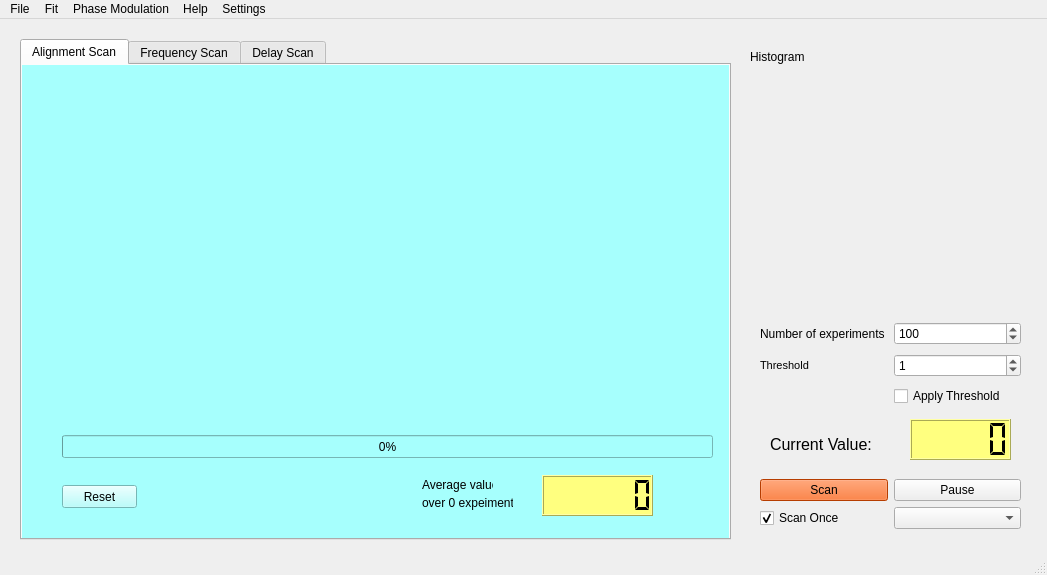
<?xml version="1.0" encoding="UTF-8"?>
<ui version="4.0">
 <class>MainWindow</class>
 <widget class="QMainWindow" name="MainWindow">
  <property name="geometry">
   <rect>
    <x>0</x>
    <y>0</y>
    <width>1047</width>
    <height>575</height>
   </rect>
  </property>
  <property name="windowTitle">
   <string>MainWindow</string>
  </property>
  <widget class="QWidget" name="centralwidget">
   <widget class="QTabWidget" name="tabWidget">
    <property name="geometry">
     <rect>
      <x>20</x>
      <y>20</y>
      <width>711</width>
      <height>501</height>
     </rect>
    </property>
    <property name="styleSheet">
     <string notr="true"/>
    </property>
    <property name="currentIndex">
     <number>0</number>
    </property>
    <widget class="QWidget" name="scanTab">
     <property name="styleSheet">
      <string notr="true">background-color: rgb(166, 255, 253);</string>
     </property>
     <attribute name="title">
      <string>Alignment Scan</string>
     </attribute>
     <widget class="QProgressBar" name="progressBar">
      <property name="geometry">
       <rect>
        <x>40</x>
        <y>370</y>
        <width>651</width>
        <height>23</height>
       </rect>
      </property>
      <property name="maximum">
       <number>5</number>
      </property>
      <property name="value">
       <number>0</number>
      </property>
     </widget>
     <widget class="QwtPlot" name="simple_scan_qwt_plot">
      <property name="geometry">
       <rect>
        <x>30</x>
        <y>30</y>
        <width>651</width>
        <height>321</height>
       </rect>
      </property>
     </widget>
     <widget class="QPushButton" name="reset_scan_Button">
      <property name="geometry">
       <rect>
        <x>40</x>
        <y>420</y>
        <width>75</width>
        <height>23</height>
       </rect>
      </property>
      <property name="text">
       <string>Reset</string>
      </property>
     </widget>
     <widget class="QLCDNumber" name="averageNumber">
      <property name="geometry">
       <rect>
        <x>520</x>
        <y>410</y>
        <width>111</width>
        <height>41</height>
       </rect>
      </property>
      <property name="font">
       <font>
        <pointsize>12</pointsize>
       </font>
      </property>
      <property name="styleSheet">
       <string notr="true">background-color: rgb(255, 255, 127);</string>
      </property>
      <property name="smallDecimalPoint">
       <bool>false</bool>
      </property>
      <property name="numDigits">
       <number>6</number>
      </property>
      <property name="segmentStyle">
       <enum>QLCDNumber::Flat</enum>
      </property>
      <property name="value" stdset="0">
       <double>0.000000000000000</double>
      </property>
     </widget>
     <widget class="QLabel" name="label_19">
      <property name="geometry">
       <rect>
        <x>400</x>
        <y>410</y>
        <width>71</width>
        <height>20</height>
       </rect>
      </property>
      <property name="text">
       <string>Average value</string>
      </property>
     </widget>
     <widget class="QLabel" name="scan_num_exp_label">
      <property name="geometry">
       <rect>
        <x>400</x>
        <y>430</y>
        <width>91</width>
        <height>16</height>
       </rect>
      </property>
      <property name="text">
       <string>over 0 expeiments </string>
      </property>
     </widget>
    </widget>
    <widget class="QWidget" name="freqScan">
     <property name="styleSheet">
      <string notr="true">background-color: rgb(185, 255, 164);</string>
     </property>
     <attribute name="title">
      <string>Frequency Scan</string>
     </attribute>
     <widget class="QwtPlot" name="freq_scan_qwt_plot">
      <property name="geometry">
       <rect>
        <x>30</x>
        <y>20</y>
        <width>661</width>
        <height>321</height>
       </rect>
      </property>
     </widget>
     <widget class="QLabel" name="freq_description">
      <property name="geometry">
       <rect>
        <x>150</x>
        <y>420</y>
        <width>431</width>
        <height>21</height>
       </rect>
      </property>
      <property name="text">
       <string>Unknown</string>
      </property>
     </widget>
     <widget class="QDoubleSpinBox" name="freq_stop">
      <property name="geometry">
       <rect>
        <x>410</x>
        <y>390</y>
        <width>111</width>
        <height>20</height>
       </rect>
      </property>
      <property name="decimals">
       <number>6</number>
      </property>
      <property name="minimum">
       <double>0.100000000000000</double>
      </property>
      <property name="maximum">
       <double>9999999.990000000223517</double>
      </property>
      <property name="value">
       <double>1.010000000000000</double>
      </property>
     </widget>
     <widget class="QDoubleSpinBox" name="freq_step">
      <property name="geometry">
       <rect>
        <x>520</x>
        <y>390</y>
        <width>71</width>
        <height>20</height>
       </rect>
      </property>
      <property name="decimals">
       <number>6</number>
      </property>
      <property name="minimum">
       <double>0.000001000000000</double>
      </property>
      <property name="maximum">
       <double>999999.998999999952503</double>
      </property>
      <property name="singleStep">
       <double>1.000000000000000</double>
      </property>
     </widget>
     <widget class="QDoubleSpinBox" name="freq_start">
      <property name="geometry">
       <rect>
        <x>298</x>
        <y>390</y>
        <width>111</width>
        <height>20</height>
       </rect>
      </property>
      <property name="decimals">
       <number>6</number>
      </property>
      <property name="minimum">
       <double>0.100000000000000</double>
      </property>
      <property name="maximum">
       <double>999999.989999999990687</double>
      </property>
     </widget>
     <widget class="QLabel" name="label_13">
      <property name="geometry">
       <rect>
        <x>298</x>
        <y>356</y>
        <width>27</width>
        <height>16</height>
       </rect>
      </property>
      <property name="text">
       <string>Start </string>
      </property>
     </widget>
     <widget class="QLabel" name="label_14">
      <property name="geometry">
       <rect>
        <x>410</x>
        <y>356</y>
        <width>25</width>
        <height>16</height>
       </rect>
      </property>
      <property name="text">
       <string>Stop </string>
      </property>
     </widget>
     <widget class="QLabel" name="label_15">
      <property name="geometry">
       <rect>
        <x>520</x>
        <y>356</y>
        <width>22</width>
        <height>16</height>
       </rect>
      </property>
      <property name="text">
       <string>Step</string>
      </property>
     </widget>
     <widget class="QLabel" name="freq_current">
      <property name="geometry">
       <rect>
        <x>610</x>
        <y>440</y>
        <width>81</width>
        <height>20</height>
       </rect>
      </property>
      <property name="contextMenuPolicy">
       <enum>Qt::DefaultContextMenu</enum>
      </property>
      <property name="text">
       <string>0.10</string>
      </property>
     </widget>
     <widget class="QComboBox" name="freq_device">
      <property name="geometry">
       <rect>
        <x>10</x>
        <y>390</y>
        <width>111</width>
        <height>20</height>
       </rect>
      </property>
     </widget>
     <widget class="QLabel" name="label_12">
      <property name="geometry">
       <rect>
        <x>610</x>
        <y>360</y>
        <width>38</width>
        <height>16</height>
       </rect>
      </property>
      <property name="text">
       <string>Default </string>
      </property>
     </widget>
     <widget class="QDoubleSpinBox" name="freq_default">
      <property name="geometry">
       <rect>
        <x>604</x>
        <y>390</y>
        <width>101</width>
        <height>20</height>
       </rect>
      </property>
      <property name="decimals">
       <number>6</number>
      </property>
      <property name="minimum">
       <double>0.020000000000000</double>
      </property>
      <property name="maximum">
       <double>999999.989999999990687</double>
      </property>
      <property name="singleStep">
       <double>1.000000000000000</double>
      </property>
     </widget>
     <widget class="QLabel" name="label_17">
      <property name="geometry">
       <rect>
        <x>10</x>
        <y>420</y>
        <width>131</width>
        <height>21</height>
       </rect>
      </property>
      <property name="text">
       <string>Description</string>
      </property>
     </widget>
     <widget class="QLabel" name="label_10">
      <property name="geometry">
       <rect>
        <x>10</x>
        <y>350</y>
        <width>32</width>
        <height>28</height>
       </rect>
      </property>
      <property name="minimumSize">
       <size>
        <width>0</width>
        <height>28</height>
       </size>
      </property>
      <property name="text">
       <string>Device</string>
      </property>
     </widget>
     <widget class="QLabel" name="label_18">
      <property name="geometry">
       <rect>
        <x>130</x>
        <y>357</y>
        <width>42</width>
        <height>16</height>
       </rect>
      </property>
      <property name="text">
       <string>Property</string>
      </property>
     </widget>
     <widget class="QComboBox" name="freq_property">
      <property name="geometry">
       <rect>
        <x>130</x>
        <y>392</y>
        <width>161</width>
        <height>18</height>
       </rect>
      </property>
     </widget>
     <widget class="QLabel" name="label_16">
      <property name="geometry">
       <rect>
        <x>610</x>
        <y>420</y>
        <width>37</width>
        <height>16</height>
       </rect>
      </property>
      <property name="text">
       <string>Current</string>
      </property>
     </widget>
    </widget>
    <widget class="QWidget" name="timeScan">
     <property name="styleSheet">
      <string notr="true">background-color: rgb(255, 170, 255);</string>
     </property>
     <attribute name="title">
      <string>Delay Scan</string>
     </attribute>
     <widget class="QwtPlot" name="delay_scan_qwt_plot">
      <property name="geometry">
       <rect>
        <x>40</x>
        <y>30</y>
        <width>641</width>
        <height>321</height>
       </rect>
      </property>
     </widget>
     <widget class="QWidget" name="gridLayoutWidget_2">
      <property name="geometry">
       <rect>
        <x>40</x>
        <y>370</y>
        <width>641</width>
        <height>61</height>
       </rect>
      </property>
      <layout class="QGridLayout" name="gridLayout_2">
       <item row="1" column="2">
        <widget class="QDoubleSpinBox" name="delay_start">
         <property name="minimum">
          <double>0.100000000000000</double>
         </property>
         <property name="maximum">
          <double>999999.989999999990687</double>
         </property>
        </widget>
       </item>
       <item row="1" column="3">
        <widget class="QDoubleSpinBox" name="delay_stop">
         <property name="minimum">
          <double>0.100000000000000</double>
         </property>
         <property name="maximum">
          <double>9999999.990000000223517</double>
         </property>
         <property name="value">
          <double>1.010000000000000</double>
         </property>
        </widget>
       </item>
       <item row="1" column="4">
        <widget class="QDoubleSpinBox" name="delay_step">
         <property name="minimum">
          <double>0.020000000000000</double>
         </property>
         <property name="maximum">
          <double>999999.989999999990687</double>
         </property>
         <property name="singleStep">
          <double>1.000000000000000</double>
         </property>
        </widget>
       </item>
       <item row="0" column="0">
        <widget class="QLabel" name="label_5">
         <property name="text">
          <string>Chapter</string>
         </property>
        </widget>
       </item>
       <item row="0" column="1">
        <widget class="QLabel" name="label_6">
         <property name="text">
          <string>Line</string>
         </property>
        </widget>
       </item>
       <item row="0" column="2">
        <widget class="QLabel" name="label_7">
         <property name="text">
          <string>Start delay</string>
         </property>
        </widget>
       </item>
       <item row="0" column="3">
        <widget class="QLabel" name="label_8">
         <property name="text">
          <string>Stop delay</string>
         </property>
        </widget>
       </item>
       <item row="0" column="4">
        <widget class="QLabel" name="label_9">
         <property name="text">
          <string>Step</string>
         </property>
        </widget>
       </item>
       <item row="1" column="5">
        <widget class="QLabel" name="current_delay">
         <property name="text">
          <string>0.10</string>
         </property>
        </widget>
       </item>
       <item row="0" column="5">
        <widget class="QLabel" name="label_11">
         <property name="text">
          <string>Current delay</string>
         </property>
        </widget>
       </item>
       <item row="1" column="0">
        <widget class="QLineEdit" name="delay_chapter_line">
         <property name="enabled">
          <bool>true</bool>
         </property>
         <property name="readOnly">
          <bool>true</bool>
         </property>
        </widget>
       </item>
       <item row="1" column="1">
        <widget class="QLabel" name="delay_line_number">
         <property name="text">
          <string>1</string>
         </property>
        </widget>
       </item>
      </layout>
     </widget>
    </widget>
   </widget>
   <widget class="QLabel" name="label_3">
    <property name="geometry">
     <rect>
      <x>750</x>
      <y>30</y>
      <width>71</width>
      <height>16</height>
     </rect>
    </property>
    <property name="text">
     <string>Histogram</string>
    </property>
   </widget>
   <widget class="QLCDNumber" name="lcdNumber">
    <property name="geometry">
     <rect>
      <x>910</x>
      <y>400</y>
      <width>101</width>
      <height>41</height>
     </rect>
    </property>
    <property name="font">
     <font>
      <pointsize>12</pointsize>
     </font>
    </property>
    <property name="styleSheet">
     <string notr="true">background-color: rgb(255, 255, 127);</string>
    </property>
    <property name="smallDecimalPoint">
     <bool>false</bool>
    </property>
    <property name="segmentStyle">
     <enum>QLCDNumber::Flat</enum>
    </property>
   </widget>
   <widget class="QLabel" name="label">
    <property name="geometry">
     <rect>
      <x>770</x>
      <y>410</y>
      <width>101</width>
      <height>31</height>
     </rect>
    </property>
    <property name="font">
     <font>
      <pointsize>12</pointsize>
     </font>
    </property>
    <property name="text">
     <string>Current Value:</string>
    </property>
   </widget>
   <widget class="QWidget" name="gridLayoutWidget">
    <property name="geometry">
     <rect>
      <x>760</x>
      <y>300</y>
      <width>261</width>
      <height>91</height>
     </rect>
    </property>
    <layout class="QGridLayout" name="gridLayout">
     <item row="1" column="0">
      <widget class="QLabel" name="label_2">
       <property name="font">
        <font>
         <pointsize>8</pointsize>
        </font>
       </property>
       <property name="text">
        <string>Threshold</string>
       </property>
      </widget>
     </item>
     <item row="1" column="1">
      <widget class="QSpinBox" name="thresholdBox">
       <property name="value">
        <number>1</number>
       </property>
      </widget>
     </item>
     <item row="2" column="1">
      <widget class="QCheckBox" name="apply_threshold">
       <property name="text">
        <string>Apply Threshold</string>
       </property>
      </widget>
     </item>
     <item row="0" column="0">
      <widget class="QLabel" name="label_4">
       <property name="text">
        <string>Number of experiments</string>
       </property>
      </widget>
     </item>
     <item row="0" column="1">
      <widget class="QSpinBox" name="repetitionBox">
       <property name="minimum">
        <number>1</number>
       </property>
       <property name="maximum">
        <number>10000</number>
       </property>
       <property name="value">
        <number>100</number>
       </property>
      </widget>
     </item>
    </layout>
   </widget>
   <widget class="QwtPlot" name="histrogram_qwt_plot">
    <property name="geometry">
     <rect>
      <x>740</x>
      <y>60</y>
      <width>271</width>
      <height>211</height>
     </rect>
    </property>
   </widget>
   <widget class="QWidget" name="layoutWidget">
    <property name="geometry">
     <rect>
      <x>760</x>
      <y>460</y>
      <width>261</width>
      <height>51</height>
     </rect>
    </property>
    <layout class="QGridLayout" name="gridLayout_4">
     <item row="0" column="0">
      <widget class="QPushButton" name="scan_Button">
       <property name="styleSheet">
        <string notr="true">background-color: rgb(255, 85, 0);</string>
       </property>
       <property name="text">
        <string>Scan</string>
       </property>
       <property name="checkable">
        <bool>true</bool>
       </property>
      </widget>
     </item>
     <item row="0" column="1">
      <widget class="QPushButton" name="pause_Button">
       <property name="text">
        <string>Pause</string>
       </property>
       <property name="checkable">
        <bool>true</bool>
       </property>
      </widget>
     </item>
     <item row="1" column="0">
      <widget class="QCheckBox" name="scan_once">
       <property name="text">
        <string>Scan Once</string>
       </property>
       <property name="checked">
        <bool>true</bool>
       </property>
      </widget>
     </item>
     <item row="1" column="1">
      <widget class="QComboBox" name="scan_method"/>
     </item>
    </layout>
   </widget>
  </widget>
  <widget class="QMenuBar" name="menubar">
   <property name="geometry">
    <rect>
     <x>0</x>
     <y>0</y>
     <width>1047</width>
     <height>22</height>
    </rect>
   </property>
   <widget class="QMenu" name="menuFile">
    <property name="title">
     <string>File</string>
    </property>
    <addaction name="actionSave"/>
    <addaction name="actionSave_Histogram"/>
    <addaction name="separator"/>
    <addaction name="actionExit"/>
   </widget>
   <widget class="QMenu" name="menuHelp">
    <property name="title">
     <string>Help</string>
    </property>
    <addaction name="actionAbout"/>
   </widget>
   <widget class="QMenu" name="menuFit">
    <property name="title">
     <string>Fit</string>
    </property>
    <addaction name="actionFrequency_Fit"/>
    <addaction name="actionSine_Fit"/>
   </widget>
   <widget class="QMenu" name="menuPhase_Modulation">
    <property name="tearOffEnabled">
     <bool>false</bool>
    </property>
    <property name="title">
     <string>Phase Modulation</string>
    </property>
    <addaction name="actionControl_Window"/>
   </widget>
   <widget class="QMenu" name="menuSettings">
    <property name="title">
     <string>Settings</string>
    </property>
    <addaction name="LoadSettings"/>
    <addaction name="SaveSettings"/>
    <addaction name="separator"/>
    <addaction name="actionCounters"/>
    <addaction name="actionSet_Scan_File"/>
   </widget>
   <addaction name="menuFile"/>
   <addaction name="menuFit"/>
   <addaction name="menuPhase_Modulation"/>
   <addaction name="menuHelp"/>
   <addaction name="menuSettings"/>
  </widget>
  <widget class="QStatusBar" name="statusbar"/>
  <action name="actionExit">
   <property name="text">
    <string>Exit</string>
   </property>
  </action>
  <action name="actionSave">
   <property name="text">
    <string>Save</string>
   </property>
  </action>
  <action name="actionAbout">
   <property name="text">
    <string>About</string>
   </property>
  </action>
  <action name="actionSave_Histogram">
   <property name="text">
    <string>Save with Histogram</string>
   </property>
  </action>
  <action name="actionFrequency_Fit">
   <property name="text">
    <string>Frequency Fit</string>
   </property>
  </action>
  <action name="actionSine_Fit">
   <property name="text">
    <string>Sine Fit</string>
   </property>
  </action>
  <action name="actionControl_Window">
   <property name="text">
    <string>Control Window...</string>
   </property>
  </action>
  <action name="LoadSettings">
   <property name="text">
    <string>Load</string>
   </property>
  </action>
  <action name="SaveSettings">
   <property name="text">
    <string>Save</string>
   </property>
  </action>
  <action name="actionCounters">
   <property name="text">
    <string>Counters</string>
   </property>
  </action>
  <action name="actionSet_Scan_File">
   <property name="text">
    <string>Set Scan File</string>
   </property>
  </action>
 </widget>
 <customwidgets>
  <customwidget>
   <class>QwtPlot</class>
   <extends>QFrame</extends>
   <header>qwt_plot.h</header>
   <container>1</container>
  </customwidget>
 </customwidgets>
 <resources/>
 <connections>
  <connection>
   <sender>actionExit</sender>
   <signal>triggered()</signal>
   <receiver>MainWindow</receiver>
   <slot>close()</slot>
   <hints>
    <hint type="sourcelabel">
     <x>-1</x>
     <y>-1</y>
    </hint>
    <hint type="destinationlabel">
     <x>569</x>
     <y>299</y>
    </hint>
   </hints>
  </connection>
 </connections>
</ui>
